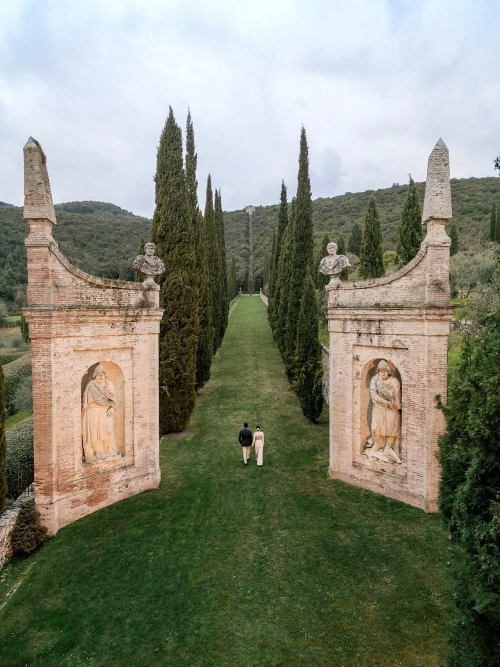
#> input picture assets-src/closing/ref-cetinale.webp, 1000 x 1333 px (shown at 1/2 size)
$ python build_villa.py
#> lines starting #> are read from the running program, lines starting #| are printed output that depends on the picture; after the words box and inside, x2 and y2 are one past the last pixel; in counts of white or black regions, pixels touching at a corner belong together
"""The closing scene's pieces (src/sections/ThankYou.tsx), cut from the Villa Cetinale photograph:
assets-src/closing/ref-cetinale.webp (1000 x 1333): a long avenue of cypresses on a grass path
running up to the hermitage on the hill, between two brick gateways with statues and obelisks.

  back      the sky, the hills and the palace at the avenue's end, the far trees and gardens
  row-l     the left row of cypresses, and row-r the right one
  lawn      the grass path between the rows and the lawn in front (the photo's own small walking
            couple taken out: the lawn carries on where they were)
  gate-l    the left gateway (its obelisk, bust, statue and walls), and gate-r the right one
  front-l   the low wall and shrub at the lower left, and front-r the big cypress at the lower right

Each piece arrives on its own, so where a later piece will stand the earlier ones carry the
scene on: behind the cypresses and the gateways, the sky and the hills continue (mirrored in from
either side, blended); behind the gateways' feet and the front trees, the lawn continues. When
all have arrived it is the photograph itself. Pieces are cropped to what they hold; villa.json
says where each sits (as fractions of the photo).

    python3 tools/build_villa.py
"""
import json
import os

import cv2
import numpy as np
from PIL import Image

ROOT = os.path.dirname(os.path.dirname(os.path.abspath(__file__)))
SRC = os.path.join(ROOT, "assets-src", "closing", "ref-cetinale.webp")
OUT = os.path.join(ROOT, "public", "assets", "villa")
os.makedirs(OUT, exist_ok=True)

img = np.array(Image.open(SRC).convert("RGB"))
#> img is the input picture: shape (1333, 1000, 3); mean R, G, B 130.5, 133.7, 117.1
H, W = img.shape[:2]
#> H = 1333; W = 1000
bgr = cv2.cvtColor(img, cv2.COLOR_RGB2BGR)
hsv = cv2.cvtColor(bgr, cv2.COLOR_BGR2HSV).astype(np.int32)
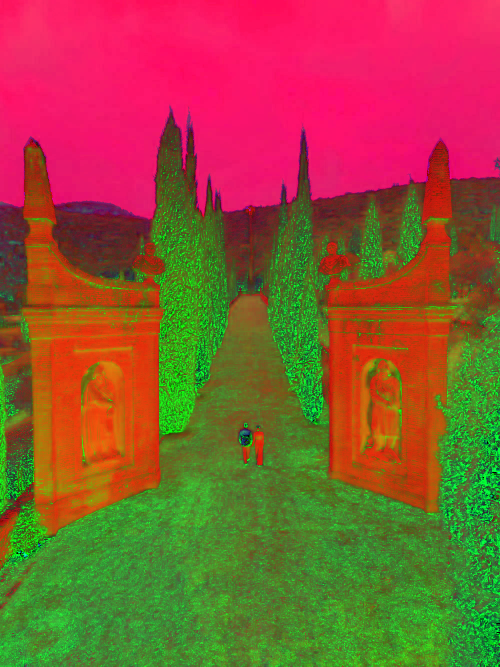
#> hsv: shape (1333, 1000, 3) int32 (shown at 1/2 size); mean B, G, R 53.9, 84.7, 143.1
Y = np.arange(H)[:, None]
#> Y = 1333 values from 0 to 1332


def poly(pts):
    m = np.zeros((H, W), np.uint8)
    cv2.fillPoly(m, [np.array(pts, np.int32)], 255)
    return m


def refine(rough, ring=22, iters=5):
    """Fit a rough outline to the real edge of the thing (GrabCut): inside it, probably the thing;
    a band round it, probably not; further out, surely not."""
    m = np.full((H, W), cv2.GC_BGD, np.uint8)
    k = cv2.getStructuringElement(cv2.MORPH_ELLIPSE, (2 * ring + 1, 2 * ring + 1))
    m[cv2.dilate(rough, k) > 0] = cv2.GC_PR_BGD
    m[rough > 0] = cv2.GC_PR_FGD
    m[cv2.erode(rough, k) > 0] = cv2.GC_FGD
    bgm, fgm = np.zeros((1, 65), np.float64), np.zeros((1, 65), np.float64)
    cv2.grabCut(bgr, m, None, bgm, fgm, iters, cv2.GC_INIT_WITH_MASK)
    out = np.where((m == cv2.GC_FGD) | (m == cv2.GC_PR_FGD), 255, 0).astype(np.uint8)
    out = cv2.morphologyEx(out, cv2.MORPH_CLOSE, np.ones((5, 5), np.uint8))
    n, lab, st, _ = cv2.connectedComponentsWithStats(out)
    if n > 1:
        out = np.where(lab == 1 + np.argmax(st[1:, cv2.CC_STAT_AREA]), 255, 0).astype(np.uint8)
    return out


# ------------------------------------------------------------------ the sky
# (the overcast sky is pale and faintly blue; the obelisks' brick is warm, so it is not sky)
sky = (hsv[..., 1] < 45) & (img.min(-1) > 150) & (hsv[..., 0] > 60) & (Y < 470)
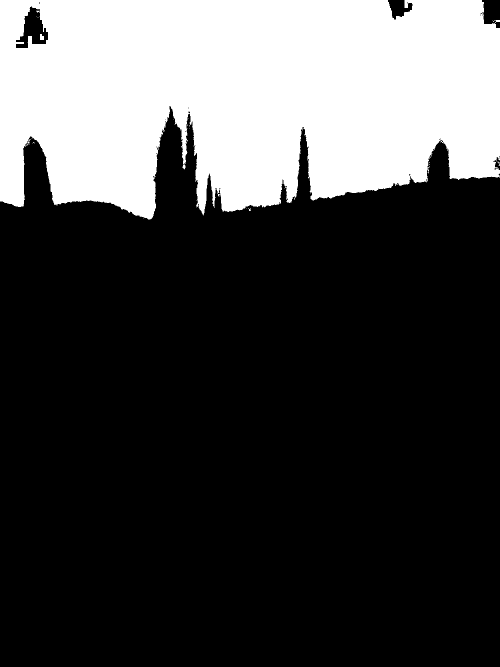
#> sky: shape (1333, 1000) bool (shown at 1/2 size); 27.5% white; 30 white regions (27 under 20 px), largest, box (x1, y1, x2, y2) and area: (0, 0, 1000, 439) 366043, (80, 68, 88, 80) 80, (989, 40, 1000, 44) 36
# where the sky is cut off by the hills, columns hold no sky below their first hill pixel
sky = cv2.morphologyEx(sky.astype(np.uint8), cv2.MORPH_CLOSE, np.ones((5, 5), np.uint8)) > 0
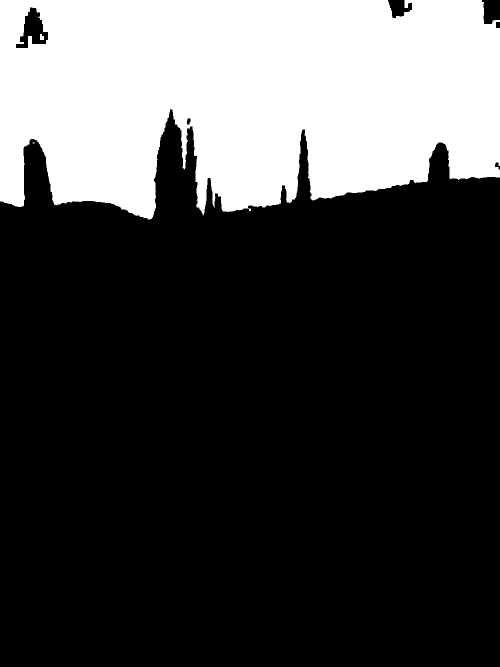
#> sky: shape (1333, 1000) bool (shown at 1/2 size); 27.6% white; 4 white regions (2 under 20 px), largest, box (x1, y1, x2, y2) and area: (0, 0, 1000, 439) 367522, (80, 68, 88, 80) 80
sky = cv2.morphologyEx(sky.astype(np.uint8), cv2.MORPH_OPEN, np.ones((3, 3), np.uint8)) > 0
#> sky: shape (1333, 1000) bool; 27.6% white; 3 white regions, box (x1, y1, x2, y2) and area: (0, 0, 1000, 439) 367433, (80, 68, 88, 80) 80, (498, 417, 502, 422) 20

# ------------------------------------------------------------------ the pieces (photo px)
gate_l = refine(poly([(62, 270), (74, 276), (110, 436), (113, 452), (150, 482), (200, 520), (256, 546), (262, 500),
                      (280, 486), (310, 490), (330, 520), (328, 560), (318, 576), (325, 600), (322, 975), (250, 1004),
                      (150, 1040), (100, 1060), (60, 1072), (45, 1065), (45, 440), (50, 430)]))
#> in poly, `cv2.fillPoly(m, [np.array(pts, np.int32)], 255)`: m: shape (1333, 1000); 11.8% white; 1 white region, box (x1, y1, x2, y2) and area: (45, 270, 331, 1073) 157888
gate_r = refine(poly([(877, 276), (889, 282), (905, 440), (909, 452), (910, 1024), (880, 1030), (760, 1010),
                      (660, 995), (655, 990), (655, 600), (645, 576), (640, 520), (655, 490), (685, 485),
                      (700, 500), (705, 550), (760, 520), (810, 490), (845, 452), (850, 440)]))
#> in poly (call 2), `cv2.fillPoly(m, [np.array(pts, np.int32)], 255)`: m: shape (1333, 1000); 10.6% white; 1 white region, box (x1, y1, x2, y2) and area: (640, 276, 911, 1031) 141086
# (the obelisks are tall and thin: their outlines are kept whole)
gate_l = np.maximum(gate_l, poly([(60, 264), (77, 270), (115, 440), (115, 470), (42, 470), (43, 440)]))
#> in poly (call 3), `cv2.fillPoly(m, [np.array(pts, np.int32)], 255)`:
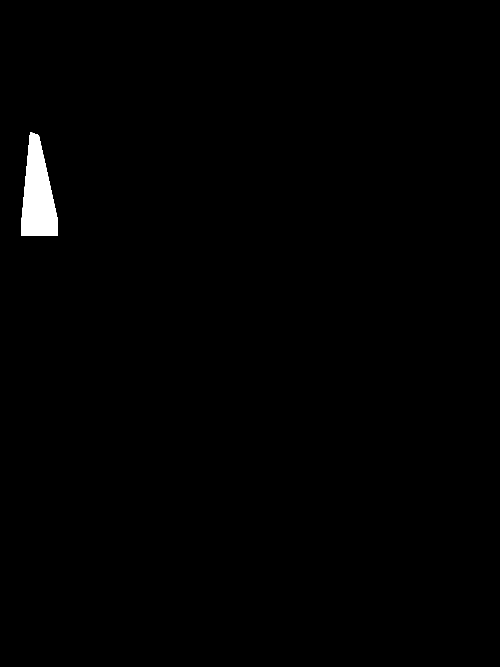
#> m: shape (1333, 1000) (shown at 1/2 size); 0.76% white; 1 white region, box (x1, y1, x2, y2) and area: (42, 264, 116, 471) 10092
gate_r = np.maximum(gate_r, poly([(875, 269), (892, 275), (910, 440), (912, 470), (840, 470), (845, 440)]))
#> in poly (call 4), `cv2.fillPoly(m, [np.array(pts, np.int32)], 255)`:
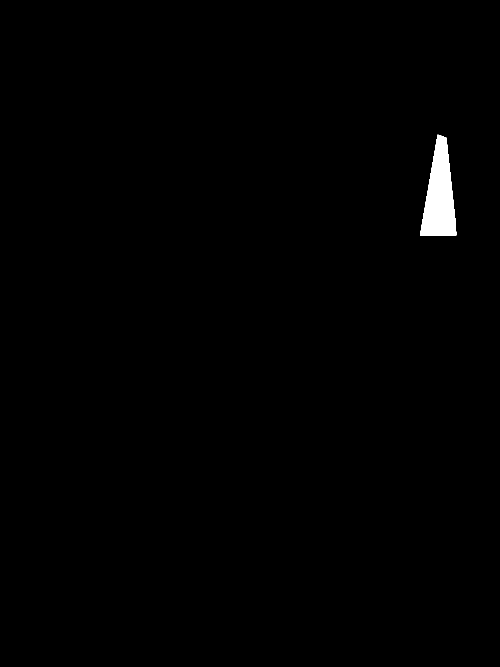
#> m: shape (1333, 1000) (shown at 1/2 size); 0.69% white; 1 white region, box (x1, y1, x2, y2) and area: (840, 269, 913, 471) 9207
front_r = refine(poly([(1000, 600), (985, 622), (960, 680), (930, 760), (900, 800), (880, 850), (870, 900),
                       (876, 1000), (890, 1100), (905, 1200), (915, 1333), (1000, 1333)]), ring=16)
#> in poly (call 5), `cv2.fillPoly(m, [np.array(pts, np.int32)], 255)`:
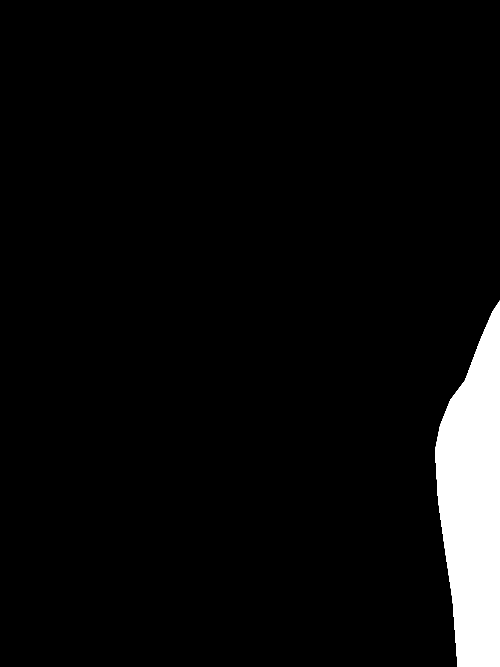
#> m: shape (1333, 1000) (shown at 1/2 size); 5.1% white; 1 white region, box (x1, y1, x2, y2) and area: (870, 601, 1000, 1333) 67902
front_l = refine(poly([(0, 948), (40, 958), (70, 1000), (76, 1080), (60, 1130), (30, 1152), (0, 1142)]), ring=12)
#> in poly (call 6), `cv2.fillPoly(m, [np.array(pts, np.int32)], 255)`:
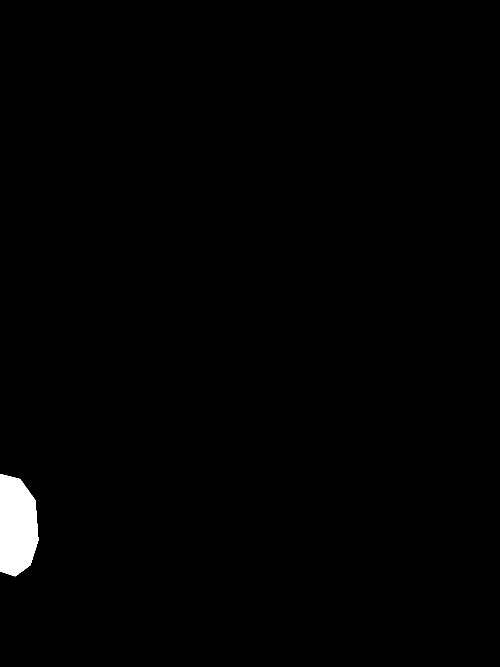
#> m: shape (1333, 1000) (shown at 1/2 size); 0.96% white; 1 white region, box (x1, y1, x2, y2) and area: (0, 948, 77, 1153) 12828
#> (the run stopped early here; a loop or call above may not have finished)
